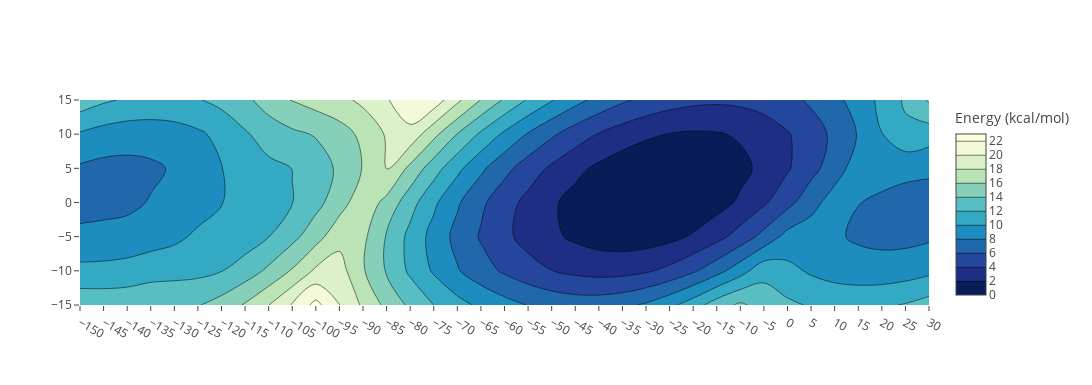

Here is the notebook cell this chart was saved with:
### Markdown cell above
## Too many structures? Re-execute the above cell to clear them.

## Wanna see a static energy surface? Execute the cell below.

### Code cell
plotly.offline.init_notebook_mode(connected=True)
static = go.Figure([go.Contour(x=x, y=y, z=e, 
                            colorscale='YlGnBu', ncontours=12,
                            colorbar=dict(nticks=12,title='Energy (kcal/mol)')
                           )],
                   go.Layout(width=xpts*xstep*8, height=ypts*ystep*8+105,
                          xaxis=dict(tickvals=x, tickangle=30),
                          yaxis=dict(tickvals=y)))
plotly.offline.iplot(static)

### Figure 1 — Plotly figure (JSON) as saved in the notebook; plotly's stock layout.template omitted (floating-point values rounded to 4 significant figures; data arrays with more than 128 entries replaced by an {"elided": "..."} marker saying what was removed)
{"data": [{"colorbar": {"nticks": 12, "title": {"text": "Energy (kcal/mol)"}}, "colorscale": "YlGnBu", "ncontours": 12, "type": "contour", "uid": "afd6a891-ff8a-4858-9e27-c56b5a058656", "x": [-150, -145, -140, -135, -130, -125, -120, -115, -110, -105, -100, -95, -90, -85, -80, -75, -70, -65, -60, -55, -50, -45, -40, -35, -30, -25, -20, -15, -10, -5, 0, 5, 10, 15, 20, 25, 30], "y": [-15, -10, -5, 0, 5, 10, 15], "z": {"elided": "7x37 float values"}}], "layout": {"height": 385, "width": 1480, "xaxis": {"tickangle": 30, "tickvals": [-150, -145, -140, -135, -130, -125, -120, -115, -110, -105, -100, -95, -90, -85, -80, -75, -70, -65, -60, -55, -50, -45, -40, -35, -30, -25, -20, -15, -10, -5, 0, 5, 10, 15, 20, 25, 30]}, "yaxis": {"tickvals": [-15, -10, -5, 0, 5, 10, 15]}}}
